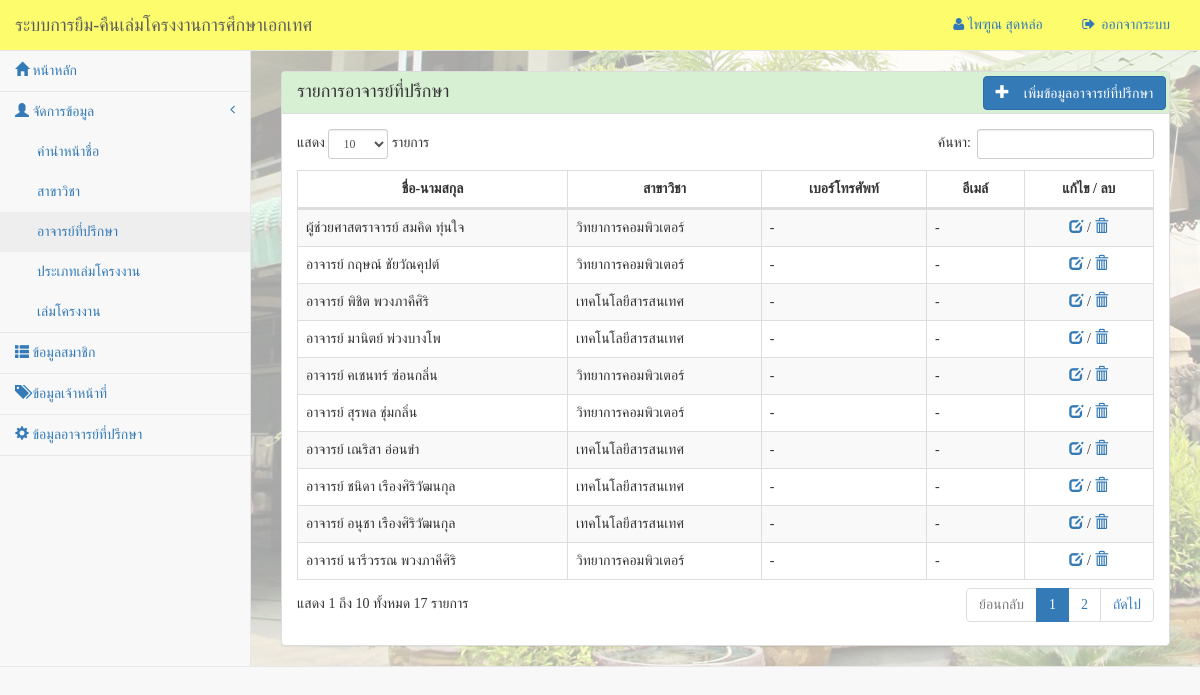
/project_test/pj_advisor_admin.php (signed in), run on the app's committed database.
### tables this page shows
CREATE TABLE `staff` (
  `staffid` int(3) UNSIGNED NOT NULL,
  `titlenameid` char(2) NOT NULL,
  `fname` varchar(50) NOT NULL,
  `lname` varchar(50) NOT NULL,
  `tel` varchar(10) NOT NULL,
  `email` varchar(50) NOT NULL,
  `username` varchar(30) NOT NULL,
  `userpassword` varchar(30) NOT NULL,
  `status_staff` varchar(2) NOT NULL
);

CREATE TABLE `advisor` (
  `advisorid` int(2) UNSIGNED NOT NULL,
  `titlenameid` char(2) NOT NULL,
  `fname` varchar(50) NOT NULL,
  `lname` varchar(50) NOT NULL,
  `majorid` char(2) NOT NULL,
  `tel` varchar(10) NOT NULL,
  `email` varchar(50) NOT NULL
);

CREATE TABLE `titlename` (
  `titlenameid` int(2) UNSIGNED NOT NULL,
  `titlename` varchar(50) NOT NULL
);

CREATE TABLE `major` (
  `majorid` int(2) UNSIGNED NOT NULL,
  `major` varchar(100) NOT NULL
);

### project_test/pj_advisor_admin.php (the view, shortened to what this page needs)
<!DOCTYPE html>
<html lang="en">
<head>
    <?php include('css_admin.php'); ?>
    <?php include('datatable.php'); ?>
</head>
<body>
    <div id="wrapper">
        <nav class="navbar navbar-default navbar-static-top" role="navigation" style="margin-bottom: 0">
           <?php include ('menu_admin.php');?>
        <div id="page-wrapper" style="background-image: url('test-img.png');">
            <div class="row"><br>
            </div>
            <div class="row">
                <div class="col-lg-12">
                    <div class="panel panel-default">
                        <div class="panel-heading" style="height: 42px;background-color: #d7efd3">
                            <h4  style="margin-top: 0px;">รายการอาจารย์ที่ปรึกษา</h4>
                            <button class="btn btn-primary" style="margin-left: 80%;margin-top: -60px" data-toggle="modal" data-target="#myModal1">
                            <span class="glyphicon glyphicon-plus" aria-hidden="true"> เพิ่มข้อมูลอาจารย์ที่ปรึกษา</span></button>
                        </div>
                        <div class="panel-body">
                            <table width="100%" class="table table-striped table-bordered table-hover" id="dataTables-example">
                                <thead>
                                    <tr>
							            <th ><center>ชื่อ-นามสกุล</center></th>
							            <th ><center>สาขาวิชา</center></th>
							            <th ><center>เบอร์โทรศัพท์</center></th>
							            <th ><center>อีเมล์</center></th>
							            <th width="15%"><center>แก้ไข / ลบ</center></th>
							        </tr>
                                </thead>
                                <tbody>
<?php
include 'connect_book.php';
$sql = "SELECT * FROM `advisor`
LEFT JOIN titlename
ON advisor.titlenameid=titlename.titlenameid
LEFT JOIN major
ON advisor.majorid=major.majorid ORDER BY `advisor`.`advisorid` DESC";
$result = mysqli_query($conn, $sql);
        while($row = mysqli_fetch_array($result, MYSQLI_ASSOC))  {
        ?>
        <tr>
            <td><?php echo $row['titlename']; ?> <?php echo $row['fname']; ?>  <?php echo $row['lname']; ?></td>
            <td><?php echo $row['major']; ?></td>
            <td><?php echo $row['tel']; ?></td>
            <td><?php echo $row['email']; ?></td>
            <td>
            <center>
                <a class="edit-advisorid"
                data-advisorid="<?php echo $row['advisorid']; ?>"
                data-titlenameid="<?php echo $row['titlenameid']; ?>"
                data-fname="<?php echo $row['fname']; ?>"
                data-lname="<?php echo $row['lname']; ?>"
                data-majorid="<?php echo $row['majorid']; ?>"
                data-tel="<?php echo $row['tel']; ?>"
                data-email="<?php echo $row['email']; ?>" >
                        <span class="glyphicon glyphicon-edit" aria-hidden="true"></span>
                </a>  /
                <a href="#"><span class="glyphicon glyphicon-trash" aria-hidden="true"></span></a>
            </center>
            </td>
        </tr>
        <?php
    }
          ?>
                            </tbody>
                            </table>
                        </div>
                    </div>
                </div>
            </div>
        </div>
    </div>
</body>
</html>

### project_test/menu_admin.php (shortened to what this page needs)
<?php
        include 'connect_book.php';
        $session_login_id = $_SESSION['staffid'];
        $qry_user = "SELECT * FROM staff WHERE staffid='$session_login_id'";
        $result_user = mysqli_query($conn,$qry_user);
        if ($result_user) {
           $row_user = mysqli_fetch_array($result_user,MYSQLI_ASSOC);
           $s_login_username = $row_user['fname'];
        }
?>
        <nav class="navbar navbar-default navbar-static-top" role="navigation" style="margin-bottom: 0;background-color: rgba(255, 255, 0, 0.56);">
            <div class="navbar-header">
                <a class="navbar-brand" href="index.php">ระบบการยืม-คืนเล่มโครงงานการศึกษาเอกเทศ</a>
            </div>
            <ul class="nav navbar-top-links navbar-right">
                        <li><a href="#"><i class="fa fa-user fa-fw"></i><?php echo "$s_login_username" ?>
                        <?php echo $row_user['lname']; ?></a>
                        </li>
                        <li><a href="logout.php"><i class="fa fa-sign-out fa-fw"></i> ออกจากระบบ</a>
                        </li>
            </ul>
            <div class="navbar-default sidebar" role="navigation" >
                <div class="sidebar-nav navbar-collapse">
                    <ul class="nav" id="side-menu">
                        <li>
                            <a href="index_admin.php"><span class="glyphicon glyphicon-home" aria-hidden="true"></span> หน้าหลัก</a>
                        </li>
                        <li>
                            <a href="#"><span class="glyphicon glyphicon-user"></span> จัดการข้อมูล<span class="fa arrow"></span></a>
                            <ul class="nav nav-second-level">
                                <li>
                                    <a href="pj_titlename_admin.php">คำนำหน้าชื่อ</a>
                                </li>
                                <li>
                                    <a href="pj_major_admin.php">สาขาวิชา</a>
                                </li>
                                <li>
                                    <a href="pj_advisor_admin.php">อาจารย์ที่ปรึกษา</a>
                                </li>
                                <li>
                                    <a href="pj_booktype_admin.php">ประเภทเล่มโครงงาน</a>
                                </li>
                                <li>
                                    <a href="pj_book_admin.php">เล่มโครงงาน</a>
                                </li>
                            </ul>
                        </li>
                        <li>
                            <a href="list_member_admin.php"><span class="glyphicon glyphicon-th-list" aria-hidden="true"></span> ข้อมูลสมาชิก</a>
                        </li>
                        <li>
                            <a href="list_staff.php"><span class="glyphicon glyphicon-tags" aria-hidden="true"></span>  ข้อมูลเจ้าหน้าที่</a>
                        </li>
                        <li>
                            <a href="report_advisor_admin.php"><span class="glyphicon glyphicon-cog" aria-hidden="true"></span> ข้อมูลอาจารย์ที่ปรึกษา</a>
                        </li>
                    </ul>
                </div>
            </div>
        </nav>

### project_test/script_admin.php (style rules this page uses)
body { font-family: Microsoft Sans Serif; }

### data on the page
staff: fname "ไพฑูณ", lname "สุดหล่อ"
advisor: titlenameid.titlename "ผู้ช่วยศาสตราจารย์", fname "สมคิด", lname "ทุ่นใจ", majorid.major "วิทยาการคอมพิวเตอร์", tel "-", email "-"
advisor: titlenameid.titlename "อาจารย์", fname "กฤษณ์", lname "ชัยวัณคุปต์", majorid.major "วิทยาการคอมพิวเตอร์", tel "-", email "-"
advisor: titlenameid.titlename "อาจารย์", fname "พิชิต", lname "พวงภาคีศิริ", majorid.major "เทคโนโลยีสารสนเทศ", tel "-", email "-"
advisor: titlenameid.titlename "อาจารย์", fname "มานิตย์", lname "พ่วงบางโพ", majorid.major "เทคโนโลยีสารสนเทศ", tel "-", email "-"
advisor: titlenameid.titlename "อาจารย์", fname "คเชนทร์", lname "ซ่อนกลิ่น", majorid.major "วิทยาการคอมพิวเตอร์", tel "-", email "-"
advisor: titlenameid.titlename "อาจารย์", fname "สุรพล", lname "ชุ่มกลิ่น", majorid.major "วิทยาการคอมพิวเตอร์", tel "-", email "-"
advisor: titlenameid.titlename "อาจารย์", fname "เณริสา", lname "อ่อนขำ", majorid.major "เทคโนโลยีสารสนเทศ", tel "-", email "-"
advisor: titlenameid.titlename "อาจารย์", fname "ชนิดา", lname "เรืองศิริวัฒนกุล", majorid.major "เทคโนโลยีสารสนเทศ", tel "-", email "-"
advisor: titlenameid.titlename "อาจารย์", fname "อนุชา", lname "เรืองศิริวัฒนกุล", majorid.major "เทคโนโลยีสารสนเทศ", tel "-", email "-"
advisor: titlenameid.titlename "อาจารย์", fname "นารีวรรณ", lname "พวงภาคีศิริ", majorid.major "วิทยาการคอมพิวเตอร์", tel "-", email "-"
